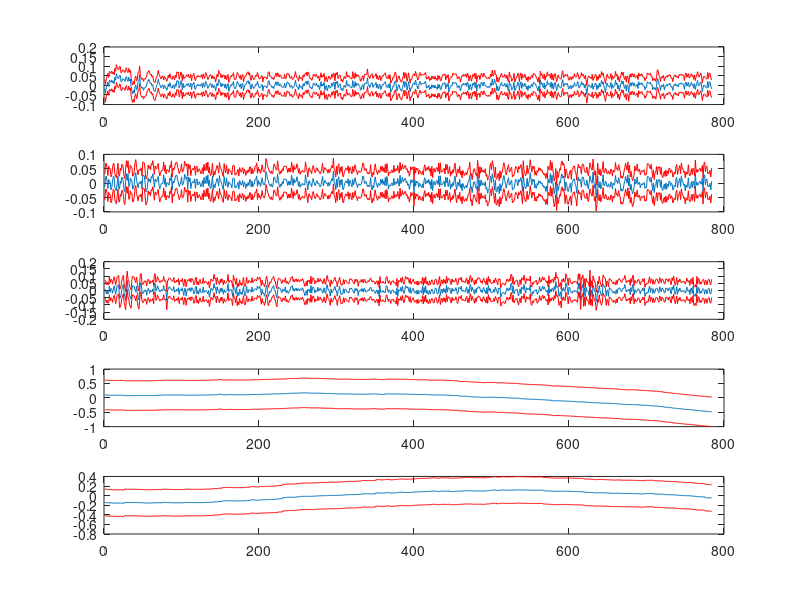

Write MATLAB code to recreate this figure.
T = csvread('accelgps.csv');
acc_x = T(:, 1);
acc_y = T(:, 2);
acc_z = T(:, 3);
gps_x = T(:, 4);
gps_y = T(:, 5);

mean_acc_x = mean(acc_x)
mean_acc_y = mean(acc_y)
mean_acc_z = mean(acc_z)
mean_gps_x = mean(gps_x)
mean_gps_y = mean(gps_y)

mean_removed_accx = acc_x-mean(acc_x);
mean_removed_accy = acc_y-mean(acc_y);
mean_removed_accz = acc_z-mean(acc_z);
mean_removed_gpsx = gps_x-mean(gps_x);
mean_removed_gpsy = gps_y-mean(gps_y);

std_accx = std(acc_x);
std_accy = std(acc_y);
std_accz = std(acc_z);
std_gpsx = std(gps_x);
std_gpsy = std(gps_y);

subplot(511)
plot(mean_removed_accx);
hold on;
plot(mean_removed_accx+3*std_accx, 'r-')
hold on;
plot(mean_removed_accx-3*std_accx, 'r-')
hold off;
subplot(512)
plot(mean_removed_accy);
hold on;
plot(mean_removed_accy+3*std_accy, 'r-')
hold on;
plot(mean_removed_accy-3*std_accy, 'r-')
hold off;
subplot(513)
plot(mean_removed_accz);
hold on;
plot(mean_removed_accz+3*std_accz, 'r-')
hold on;
plot(mean_removed_accz-3*std_accz, 'r-')
hold off;
subplot(514)
plot(mean_removed_gpsx);
hold on;
plot(mean_removed_gpsx+3*std_gpsx, 'r-')
hold on;
plot(mean_removed_gpsx-3*std_gpsx, 'r-')
hold off;
subplot(515)
plot(mean_removed_gpsy);
hold on;
plot(mean_removed_gpsy+3*std_gpsy, 'r-')
hold on;
plot(mean_removed_gpsy-3*std_gpsy, 'r-')
hold off;

